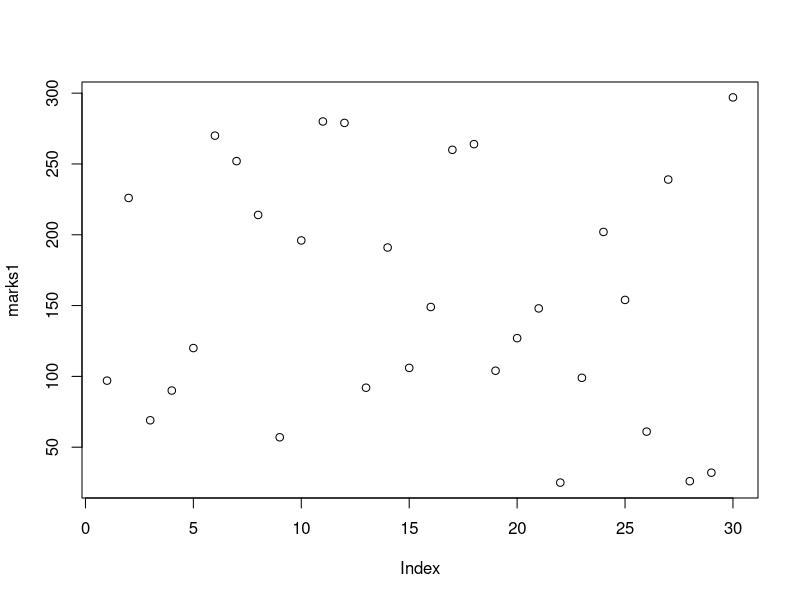
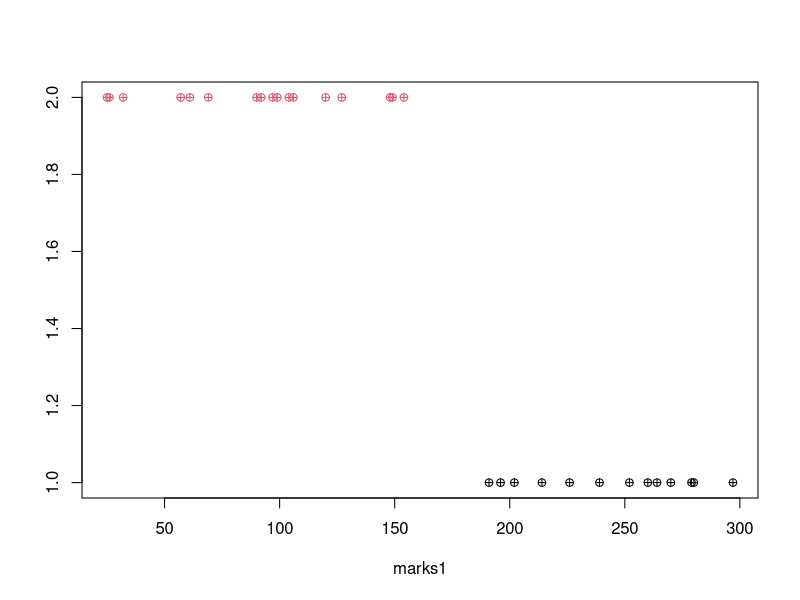

These charts were generated, in order, by the following R code: (Note: this script raises an error after producing the figures.)
#clustering 

marks1 <- sample(1.0:300.0,size = 30)
length(marks1)
plot(marks1)

k1 = kmeans(marks1 , centers = 2)
k1
plot(cbind( marks1, k1$cluster) , pch = 10, col = k1$cluster)
#plot(k1, pch = 10, col = k1$cluster)

marks2 = sample(1:900, size = 30)
newmarks = data.frame( marks1, marks2)
newmarks
k2 = kmeans( newmarks, centers = 3)
plot( k2)

